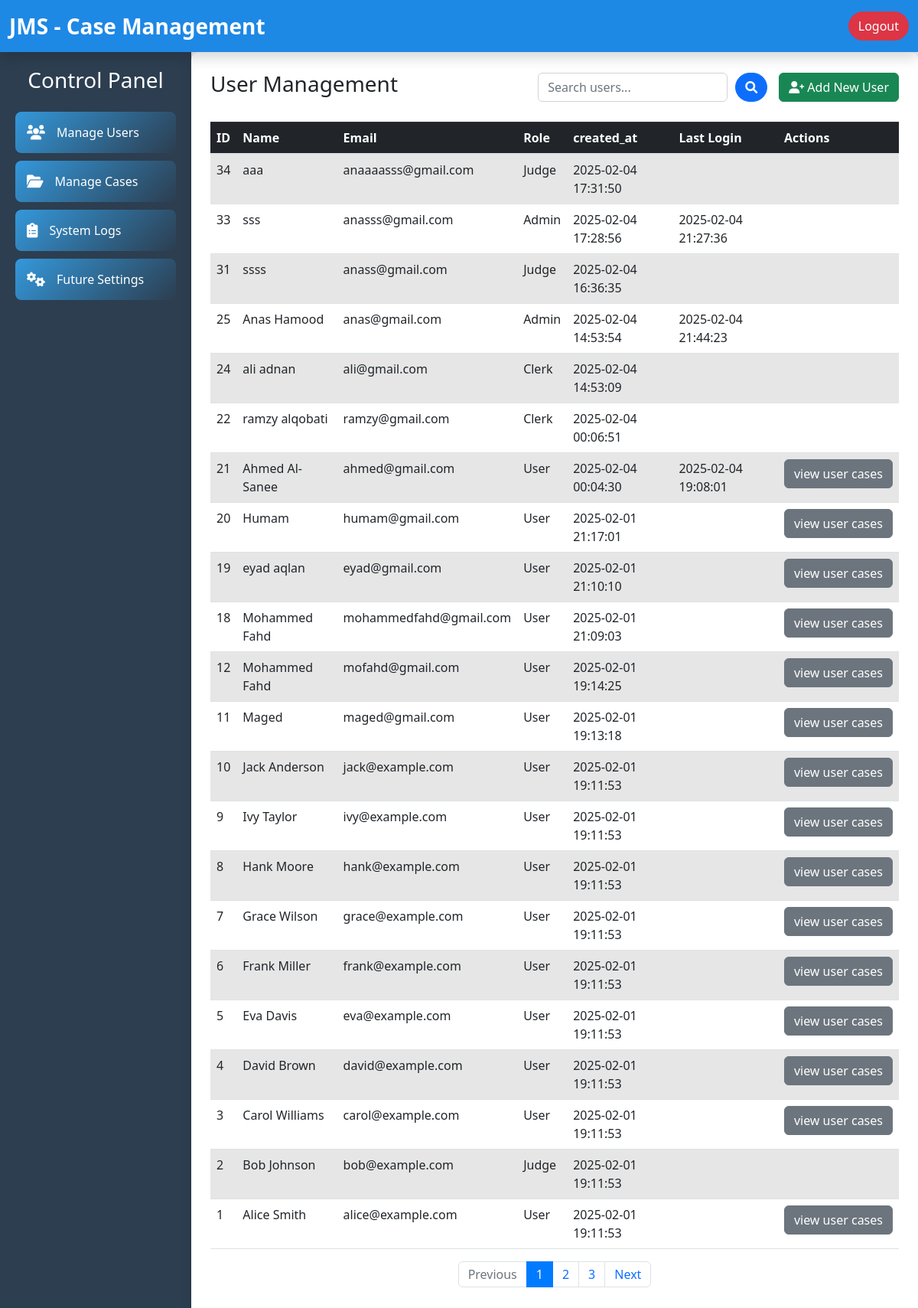
/Admin/admin_list/manage_users.php, run on the app's committed database.
### tables this page shows
CREATE TABLE `users` (
  `UserID` int(11) NOT NULL,
  `Name` varchar(255) DEFAULT NULL,
  `Role` int(11) DEFAULT NULL,
  `Email` varchar(255) DEFAULT NULL,
  `Phone` int(9) DEFAULT NULL,
  `userpassword` varchar(255) DEFAULT NULL,
  `created_at` timestamp NOT NULL DEFAULT current_timestamp(),
  `Address` text DEFAULT NULL,
  `LastLogin` datetime DEFAULT NULL
);

CREATE TABLE `roles` (
  `RoleID` int(11) NOT NULL,
  `Name` varchar(255) DEFAULT NULL
);

### Configs/functions.php (called while the page is built, shortened)
<?php
require "db_connection.php";
function display_data(){
    global $conn;
    $query="SELECT * FROM users ORDER BY UserID DESC; ";
    $result= mysqli_query($conn,$query);
    return $result;
}
function getrolenamebyid($roleid) {
    global $conn;
    $query = $conn->prepare("SELECT Name FROM roles WHERE RoleID = ?");
    $query->bind_param("i", $roleid);
    $query->execute();
    $query->bind_result($rolename);
    if ($query->fetch()) {
        return $rolename;
    } else {
        $query->close();
        return null;
    }
}

### Admin/admin_list/manage_users.php (the view, shortened to what this page needs)
<?php
require "../../Configs/functions.php";
$result = display_data()
?>
<!DOCTYPE html>
<html lang="en">
<head>
    <link href="https://cdn.jsdelivr.net/npm/bootstrap@5.3.0/dist/css/bootstrap.min.css" rel="stylesheet">
    <link rel="stylesheet" href="https://cdnjs.cloudflare.com/ajax/libs/font-awesome/6.0.0/css/all.min.css">
    <link rel="stylesheet" href="https://cdn.jsdelivr.net/npm/bootstrap@4.0.0/dist/css/bootstrap.min.css">
    <link rel="stylesheet" href="https://cdn.jsdelivr.net/npm/bootstrap@5.2.3/dist/css/bootstrap.min.css">
    <link rel="stylesheet" href="../../css/admin.css">
</head>
<body>
    <nav class="navbar navbar-light shadow">
        <div class="container-fluid d-flex justify-content-between align-items-center">
            <span class="navbar-brand mb-0">JMS - Case Management</span>
            <div>
                <a href="../logout.php" class="btn btn-danger">Logout</a>
            </div>
        </div>
    </nav>
    <div class="admin-container">
        <div class="sidebar">
            <h3 class="text-white mb-4 text-center">Control Panel</h3>
            <button class="nav-button" onclick="loadContent('users')">
                <i class="fas fa-users"></i>
                Manage Users
            </button>
            <button class="nav-button" onclick="loadContent('cases')">
                <i class="fas fa-folder-open"></i>
                Manage Cases
            </button>
            <button class="nav-button" onclick="loadContent('logs')">
                <i class="fas fa-clipboard-list"></i>
                System Logs
            </button>
            <button class="nav-button" onclick="loadContent('settings')">
                <i class="fas fa-cogs"></i>
                Future Settings
            </button>
        </div>
        <div class="admin-content">
            <div class="header-row mb-4">
                <h3>User Management</h3>
                <div class="controls">
                    <div class="search-box">
                        <input type="text" id="userSearch" placeholder="Search users..." class="form-control">
                        <button class="btn btn-primary" onclick="searchUsers()">
                            <i class="fas fa-search"></i>
                        </button>
                    </div>
                    <a class="btn btn-success" href="../admin_operations/add_new_user.php">
                        <i class="fas fa-user-plus"></i>
                        Add New User
                    </a>
                </div>
            </div>
            <div class="table-responsive">
                <table class="table table-hover table-striped">
                    <thead class="table-dark">
                        <tr>
                            <th>ID</th>
                            <th>Name</th>
                            <th>Email</th>
                            <th>Role</th>
                            <th>created_at</th>
                            <th>Last Login</th>
                            <th>Actions</th>
                        </tr>
                    </thead>
                    <tbody id="usersTableBody">
                        <tr>
                            <?php
                            while ($row = mysqli_fetch_assoc($result)) {
                                $rolename = getrolenamebyid($row['Role'])
                            ?>
                                <td><?php echo $row['UserID'] ?></td>
                                <td><?php echo $row['Name'] ?></td>
                                <td><?php echo $row['Email'] ?></td>
                                <td><?php echo $rolename ?></td>
                                <td><?php echo $row['created_at'] ?></td>
                                <td><?php echo $row['LastLogin'] ?></td>
                                <td>
                                <?php if($row['Role']==1){?>
                                    <div class="btn-group">
                                    <a href="../admin_operations/view_user_case.php?UserID=<?php echo $row['UserID']?>" class="btn btn-secondary" style="color: white;">view user cases</a>
                                    </div>
                                    <?php } ?>
                                </td>
                        </tr>
                    <?php } ?>
                    </tbody>
                </table>
            </div>
            <nav aria-label="User pagination">
                <ul class="pagination justify-content-center">
                    <li class="page-item disabled">
                        <a class="page-link" href="#" tabindex="-1">Previous</a>
                    </li>
                    <li class="page-item active"><a class="page-link" href="#">1</a></li>
                    <li class="page-item"><a class="page-link" href="#">2</a></li>
                    <li class="page-item"><a class="page-link" href="#">3</a></li>
                    <li class="page-item">
                        <a class="page-link" href="#">Next</a>
                    </li>
                </ul>
            </nav>
        </div>
</body>
</html>

### css/admin.css (style rules this page uses)
:root { --primary-color: #2c3e50; --secondary-color: #3498db; --hover-color: #2980b9; }
.admin-container { display: grid; grid-template-columns: 250px 1fr; min-height: 100vh; }
.sidebar { background: var(--primary-color); padding: 20px; box-shadow: 2px 0 10px rgba(0, 0, 0, 0.1); }
.nav-button { width: 100%; padding: 15px; margin: 10px 0; border: none; border-radius: 8px; background: linear-gradient(135deg, var(--secondary-color), var(--primary-color)); color: white; text-align: left; transition: transform 0.3s, box-shadow 0.3s; display: flex; align-items: center; gap: 15px; }
.nav-button i { font-size: 1.2rem; }
.admin-content { background: white; padding: 25px; border-radius: 10px; box-shadow: 0 2px 15px rgba(0, 0, 0, 0.1); }
.header-row { display: flex; justify-content: space-between; align-items: center; flex-wrap: wrap; gap: 15px; }
.controls { display: flex; gap: 15px; align-items: center; }
.search-box { position: relative; display: flex; gap: 10px; width: 300px; }
.table th { white-space: nowrap; }

### Admin/admin_list/manage_users.php (style rules this page uses)
body { background-color: #f8f9fa; }
.btn-primary { border-radius: 20px; }
.btn-danger { border-radius: 20px; }
.navbar { background-color: #1e88e5 !important; }
.navbar .container-fluid { justify-content: space-between; }
.navbar-brand { color: #ffffff !important; font-size: 1.75rem; font-weight: bold; }

### data on the page
users: UserID "34", Name "aaa", Email "anaaaasss@gmail.com", Role.Name "Judge", created_at "2025-02-04 17:31:50"
users: UserID "33", Name "sss", Email "anasss@gmail.com", Role.Name "Admin", created_at "2025-02-04 17:28:56", LastLogin "2025-02-04 21:27:36"
users: UserID "31", Name "ssss", Email "anass@gmail.com", Role.Name "Judge", created_at "2025-02-04 16:36:35"
users: UserID "25", Name "Anas Hamood", Email "anas@gmail.com", Role.Name "Admin", created_at "2025-02-04 14:53:54", LastLogin "2025-02-04 21:44:23"
users: UserID "24", Name "ali adnan", Email "ali@gmail.com", Role.Name "Clerk", created_at "2025-02-04 14:53:09"
users: UserID "22", Name "ramzy alqobati", Email "ramzy@gmail.com", Role.Name "Clerk", created_at "2025-02-04 00:06:51"
users: UserID "21", Name "Ahmed Al-Sanee", Email "ahmed@gmail.com", Role.Name "User", created_at "2025-02-04 00:04:30", LastLogin "2025-02-04 19:08:01"
users: UserID "20", Name "Humam", Email "humam@gmail.com", Role.Name "User", created_at "2025-02-01 21:17:01"
users: UserID "19", Name "eyad aqlan", Email "eyad@gmail.com", Role.Name "User", created_at "2025-02-01 21:10:10"
users: UserID "18", Name "Mohammed Fahd", Email "mohammedfahd@gmail.com", Role.Name "User", created_at "2025-02-01 21:09:03"
users: UserID "12", Name "Mohammed Fahd", Email "mofahd@gmail.com", Role.Name "User", created_at "2025-02-01 19:14:25"
users: UserID "11", Name "Maged", Email "maged@gmail.com", Role.Name "User", created_at "2025-02-01 19:13:18"
users: UserID "10", Name "Jack Anderson", Email "jack@example.com", Role.Name "User", created_at "2025-02-01 19:11:53"
users: UserID "9", Name "Ivy Taylor", Email "ivy@example.com", Role.Name "User", created_at "2025-02-01 19:11:53"
users: UserID "8", Name "Hank Moore", Email "hank@example.com", Role.Name "User", created_at "2025-02-01 19:11:53"
users: UserID "7", Name "Grace Wilson", Email "grace@example.com", Role.Name "User", created_at "2025-02-01 19:11:53"
users: UserID "6", Name "Frank Miller", Email "frank@example.com", Role.Name "User", created_at "2025-02-01 19:11:53"
users: UserID "5", Name "Eva Davis", Email "eva@example.com", Role.Name "User", created_at "2025-02-01 19:11:53"
users: UserID "4", Name "David Brown", Email "david@example.com", Role.Name "User", created_at "2025-02-01 19:11:53"
users: UserID "3", Name "Carol Williams", Email "carol@example.com", Role.Name "User", created_at "2025-02-01 19:11:53"
users: UserID "2", Name "Bob Johnson", Email "bob@example.com", Role.Name "Judge", created_at "2025-02-01 19:11:53"
users: UserID "1", Name "Alice Smith", Email "alice@example.com", Role.Name "User", created_at "2025-02-01 19:11:53"
